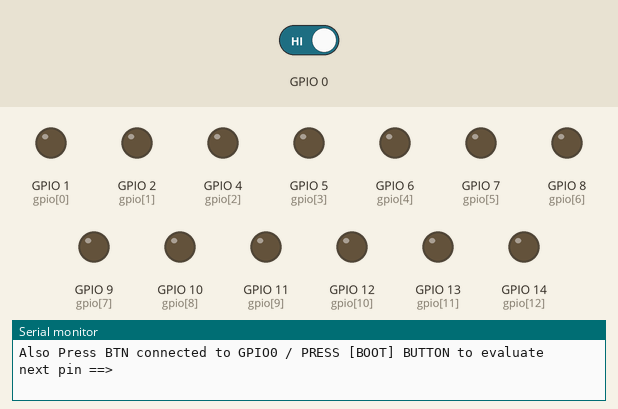
This sketch was run on a simulated ESP32-S3. On the bench: output pins drawn as LEDs (lit = HIGH), the last lines printed to the serial monitor. Inputs (shaded band) come from the test bench; at power-on: GPIO 0 HIGH.

Above: at 1.3 s.
1.4 s: GPIO 0 driven LOW
At 2.4 s:
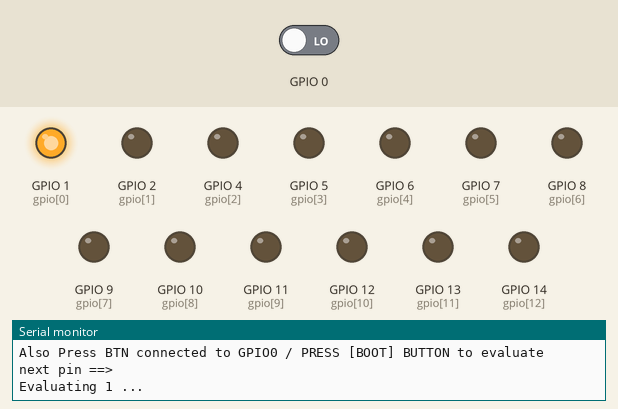
At 5.1 s:
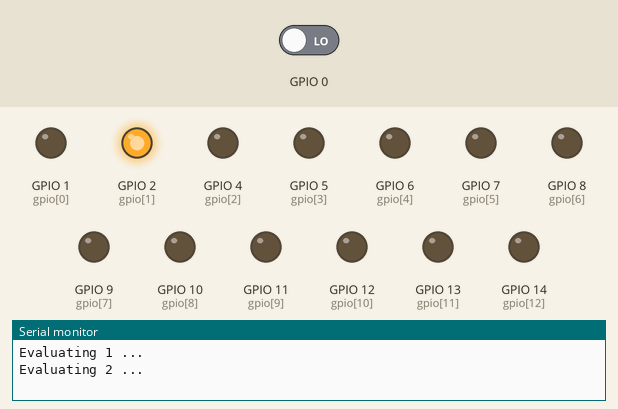
5.9 s: GPIO 0 driven LOW
At 6.7 s:
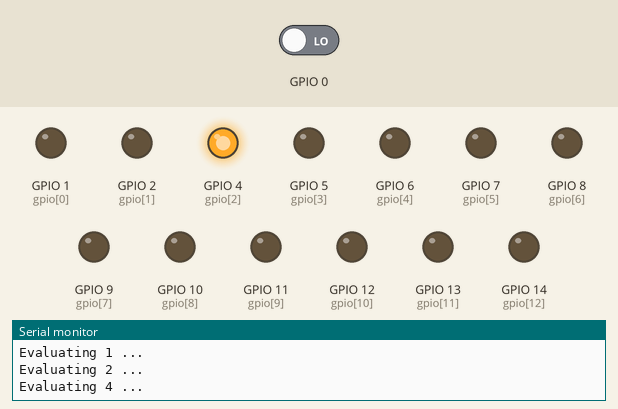
Timing chart, 0 to 27.5 s (numbered marks = the images above; inputs shaded):
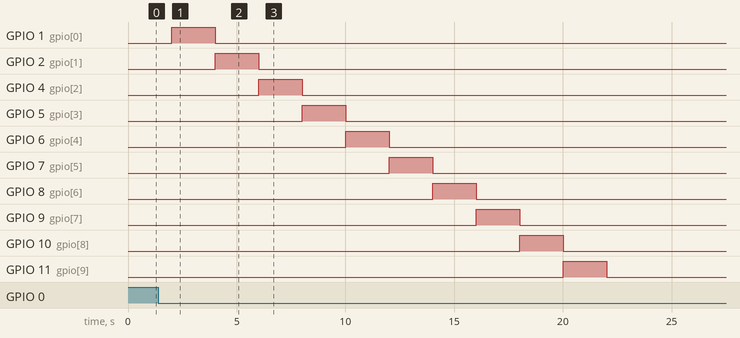

The sketch:

GPIO_Evaluator_target.ino
```cpp
// ESP Code
// BoardName - Waveshare ESP32 S3 Pico

int value = 0;
float voltage;

int gpio[] = {1, 2, 4, 5, 6, 7, 8, 9, 10, 11, 12, 13, 14, 15, 16, 17, 18, 33, 34, 35, 36, 37, 38, 39, 40, 41, 42 };
int num_of_gpio = sizeof(gpio) / sizeof(gpio[0]);
int current_target = -1;
long int ptime = 0;

void setup() {
  pinMode(0, INPUT);
  Serial.begin(9600);
  Serial.println("Press BTN connected to GPIO0 / PRESS [BOOT] BUTTON to start pin evaluator :) ");
  Serial.println("Also Press BTN connected to GPIO0 / PRESS [BOOT] BUTTON to evaluate next pin ==>");
}

void loop() {


  int a = digitalRead(0);
  if (a == LOW) {
    if (millis() - ptime > 2000) {
      if (current_target == num_of_gpio) {
        current_target = -1;
      }
      if(current_target!=-1){
        digitalWrite(gpio[current_target], LOW);
      }
      current_target++;

      Serial.println("\nEvaluating " + String(gpio[current_target]) + " ...");
      pinMode(gpio[current_target], OUTPUT);
      digitalWrite(gpio[current_target], HIGH);
      ptime = millis();

    }
  }
}
```

Measured:
- after the input at 1.4 s, GPIO 1 (gpio[0]): LOW → HIGH after 0.60 s, → LOW 2.0 s later; GPIO 2 (gpio[1]): LOW → HIGH after 2.6 s
